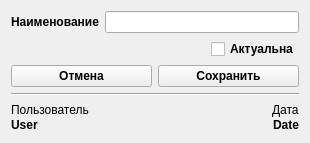
<?xml version="1.0" encoding="UTF-8"?>
<ui version="4.0">
 <class>RefGrpDialog</class>
 <widget class="QWidget" name="RefGrpDialog">
  <property name="geometry">
   <rect>
    <x>0</x>
    <y>0</y>
    <width>310</width>
    <height>143</height>
   </rect>
  </property>
  <property name="minimumSize">
   <size>
    <width>310</width>
    <height>143</height>
   </size>
  </property>
  <property name="maximumSize">
   <size>
    <width>310</width>
    <height>143</height>
   </size>
  </property>
  <property name="windowTitle">
   <string>Form</string>
  </property>
  <layout class="QGridLayout" name="gridLayout">
   <item row="4" column="0">
    <layout class="QGridLayout" name="gLayoutInfromation">
     <property name="spacing">
      <number>0</number>
     </property>
     <item row="1" column="0" alignment="Qt::AlignLeft">
      <widget class="QLabel" name="labelUserD">
       <property name="font">
        <font>
         <family>Arial</family>
         <pointsize>9</pointsize>
         <weight>75</weight>
         <bold>true</bold>
        </font>
       </property>
       <property name="text">
        <string>User</string>
       </property>
      </widget>
     </item>
     <item row="0" column="0" alignment="Qt::AlignLeft">
      <widget class="QLabel" name="labelUserI">
       <property name="font">
        <font>
         <family>Arial</family>
        </font>
       </property>
       <property name="text">
        <string>Пользователь</string>
       </property>
      </widget>
     </item>
     <item row="1" column="1" alignment="Qt::AlignRight">
      <widget class="QLabel" name="labelDateD">
       <property name="font">
        <font>
         <family>Arial</family>
         <pointsize>9</pointsize>
         <weight>75</weight>
         <bold>true</bold>
        </font>
       </property>
       <property name="text">
        <string>Date</string>
       </property>
      </widget>
     </item>
     <item row="0" column="1" alignment="Qt::AlignRight">
      <widget class="QLabel" name="labelDateI">
       <property name="font">
        <font>
         <family>Arial</family>
        </font>
       </property>
       <property name="text">
        <string>Дата</string>
       </property>
      </widget>
     </item>
    </layout>
   </item>
   <item row="2" column="0">
    <layout class="QHBoxLayout" name="hLayoutOkCancel">
     <property name="spacing">
      <number>6</number>
     </property>
     <item>
      <widget class="QPushButton" name="buttonCancel">
       <property name="font">
        <font>
         <family>Arial</family>
         <pointsize>9</pointsize>
         <weight>75</weight>
         <bold>true</bold>
        </font>
       </property>
       <property name="text">
        <string>Отмена</string>
       </property>
      </widget>
     </item>
     <item>
      <widget class="QPushButton" name="buttonSave">
       <property name="font">
        <font>
         <family>Arial</family>
         <pointsize>9</pointsize>
         <weight>75</weight>
         <bold>true</bold>
        </font>
       </property>
       <property name="text">
        <string>Сохранить</string>
       </property>
      </widget>
     </item>
    </layout>
   </item>
   <item row="1" column="0">
    <layout class="QHBoxLayout" name="hLayoutActual">
     <property name="spacing">
      <number>0</number>
     </property>
     <item alignment="Qt::AlignRight">
      <widget class="QCheckBox" name="checkBoxActual">
       <property name="font">
        <font>
         <family>Arial</family>
         <pointsize>9</pointsize>
         <weight>75</weight>
         <bold>true</bold>
        </font>
       </property>
       <property name="text">
        <string>Актуальна</string>
       </property>
      </widget>
     </item>
    </layout>
   </item>
   <item row="3" column="0">
    <widget class="Line" name="line">
     <property name="orientation">
      <enum>Qt::Horizontal</enum>
     </property>
    </widget>
   </item>
   <item row="0" column="0">
    <layout class="QHBoxLayout" name="hLayoutRefGroup">
     <property name="spacing">
      <number>6</number>
     </property>
     <item>
      <widget class="QLabel" name="labelNameRefGroup">
       <property name="font">
        <font>
         <family>Arial</family>
         <pointsize>9</pointsize>
         <weight>75</weight>
         <bold>true</bold>
        </font>
       </property>
       <property name="text">
        <string>Наименование</string>
       </property>
      </widget>
     </item>
     <item>
      <widget class="QLineEdit" name="lineEditRefGroup">
       <property name="font">
        <font>
         <family>Arial</family>
         <pointsize>9</pointsize>
        </font>
       </property>
      </widget>
     </item>
    </layout>
   </item>
  </layout>
 </widget>
 <resources/>
 <connections/>
</ui>
